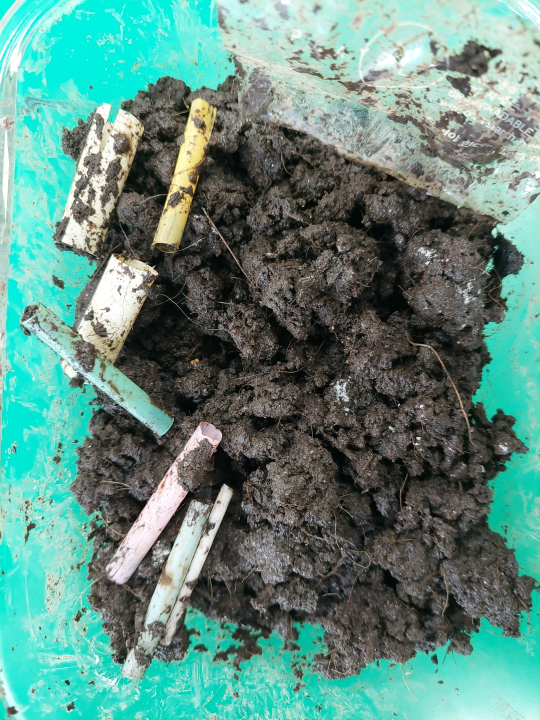
#> input picture 데이터 분석/platest.jpg, 1080 x 1440 px, given in place of the camera (shown at 1/2 size)
$ python 'Real-time color object tracking.py'
#> lines starting #> are read from the running program, lines starting #| are printed output that depends on the picture; after the words box and inside, x2 and y2 are one past the last pixel; in counts of white or black regions, pixels touching at a corner belong together
import cv2 as cv
import numpy as np

hsv = 0
lower_blue1 = 0
upper_blue1 = 0
lower_blue2 = 0
upper_blue2 = 0
lower_blue3 = 0
upper_blue3 = 0


def nothing(x):
    pass


# [58 lines left out: function mouse_callback, not called in this run]


cv.namedWindow('img_color') # img_color 라는 이름을 갖는 윈도우(창) 생성
cv.setMouseCallback('img_color', mouse_callback) # img_color 윈도우(창)에서 마우스 이벤트 발생 시 mouse_callback 함수 호출

cv.namedWindow('img_result') # img_result 라는 이름을 갖는 윈도우(창) 생성
cv.createTrackbar('threshold', 'img_result', 0, 255, nothing)   # cv2.createTrackbar("트랙 바 이름", "윈도우 창 제목", 최솟값, 최댓값, 콜백 함수)
                                                                # 트랙 바란 스크롤 바의 하나로, 슬라이더 바의 형태
cv.setTrackbarPos('threshold', 'img_result', 30)        # cv2.setTrackbarPos("트랙 바 이름", "윈도우 창 제목", 설정값)

cap = cv.VideoCapture(0)

while True:
    # img_color = cv.imread('2.jpg')
    ret, img_color = cap.read()
#> img_color is the input picture: shape (1440, 1080, 3); mean B, G, R 129.1, 139.9, 97.3
    height, width = img_color.shape[:2]
#> height = 1440; width = 1080
    img_color = cv.resize(img_color, (width, height), interpolation=cv.INTER_AREA)

    # 원본 영상을 HSV 영상으로 변환합니다.
    img_hsv = cv.cvtColor(img_color, cv.COLOR_BGR2HSV)
#> img_hsv: shape (1440, 1080, 3); mean H, S, V 56.7, 76.7, 142.3

    # 범위 값으로 HSV 이미지에서 마스크를 생성합니다.
    img_mask1 = cv.inRange(img_hsv, lower_blue1, upper_blue1)
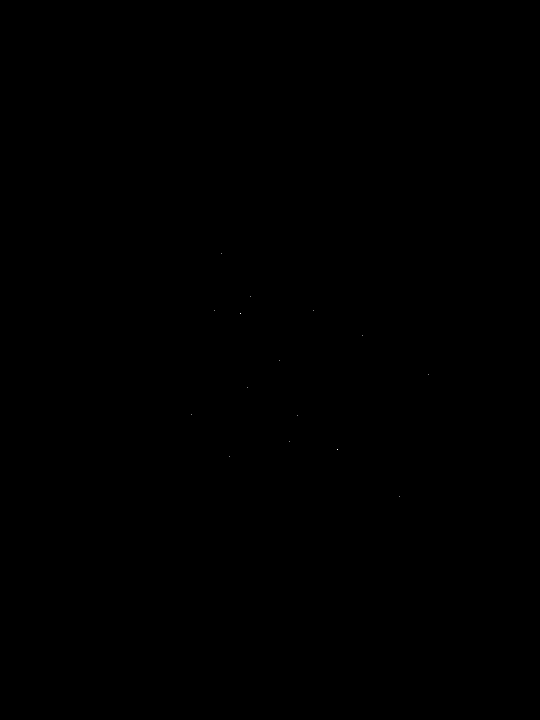
#> img_mask1: shape (1440, 1080) (shown at 1/2 size); 0% white in thin lines or dots, all inside (x1, y1, x2, y2) = (382, 506, 858, 994)
    img_mask2 = cv.inRange(img_hsv, lower_blue2, upper_blue2)
    img_mask3 = cv.inRange(img_hsv, lower_blue3, upper_blue3)
    img_mask = img_mask1 | img_mask2 | img_mask3

    kernel = np.ones((11, 11), np.uint8)
    img_mask = cv.morphologyEx(img_mask, cv.MORPH_OPEN, kernel)
#> img_mask: shape (1440, 1080); every value is 0
    img_mask = cv.morphologyEx(img_mask, cv.MORPH_CLOSE, kernel)

    # 마스크 이미지로 원본 이미지에서 범위값에 해당되는 영상 부분을 획득합니다.
    img_result = cv.bitwise_and(img_color, img_color, mask=img_mask)
#> img_result: shape (1440, 1080, 3); every value is 0

    numOfLabels, img_label, stats, centroids = cv.connectedComponentsWithStats(img_mask)
#> img_label: shape (1440, 1080) int32; every value is 0
#> numOfLabels = 1; stats = [[0, 0, 1080, 1440, 1555200]]; centroids = [[539.5, 719.5]]

    for idx, centroid in enumerate(centroids):
        if stats[idx][0] == 0 and stats[idx][1] == 0:
            continue

        if np.any(np.isnan(centroid)):
            continue

        x, y, width, height, area = stats[idx]
        centerX, centerY = int(centroid[0]), int(centroid[1])
        print(centerX, centerY)

        if area > 50:
            cv.circle(img_color, (centerX, centerY), 10, (0, 0, 255), 10)
            cv.rectangle(img_color, (x, y), (x + width, y + height), (0, 0, 255))
#> this loop made 1 pass

    cv.imshow('img_color', img_color)
    cv.imshow('img_mask', img_mask)
    cv.imshow('img_result', img_result)

    # ESC 키누르면 종료
    if cv.waitKey(1) & 0xFF == 27:
#> (key Esc is pressed here)
        break

cv.destroyAllWindows()
